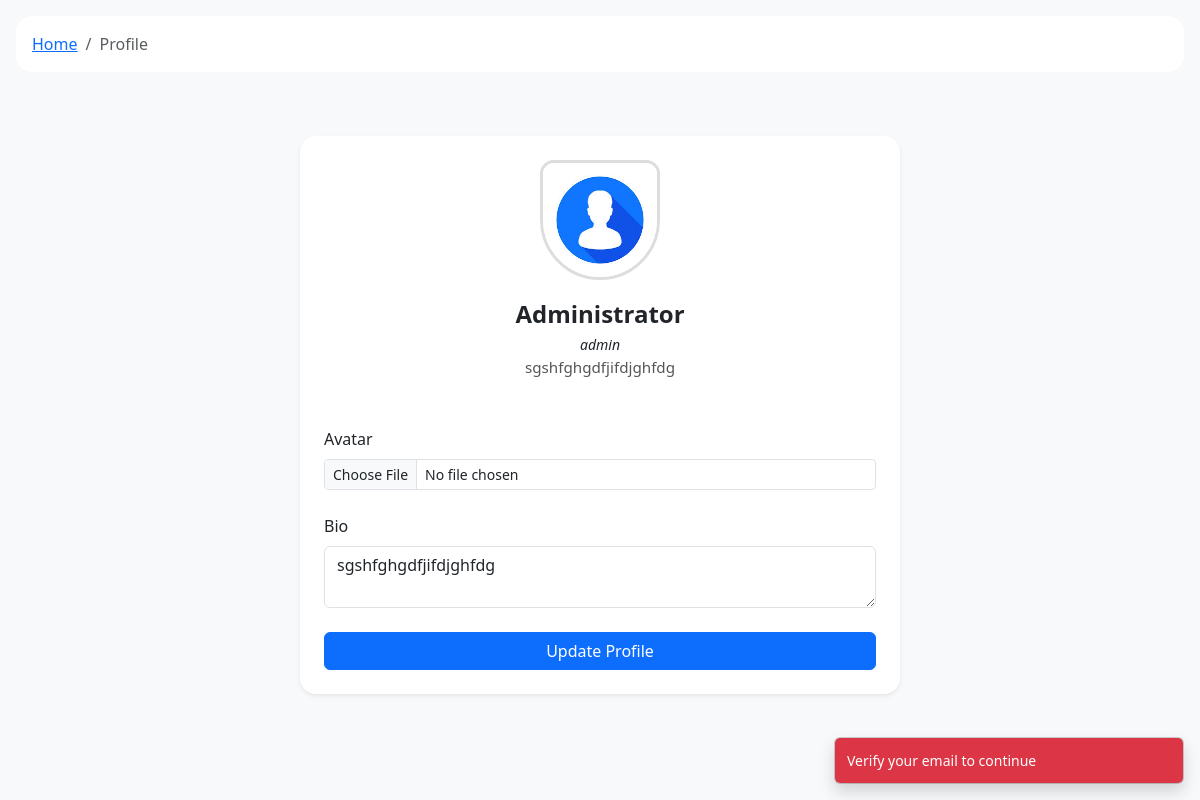
The page /auth/profile.php (signed in) on the database its author committed.
### tables this page shows
CREATE TABLE `users` (
  `id` int(11) NOT NULL,
  `username` varchar(50) NOT NULL,
  `fullname` varchar(255) NOT NULL,
  `email` varchar(100) NOT NULL,
  `password` varchar(255) NOT NULL,
  `avatar` varchar(255) DEFAULT NULL,
  `bio` text,
  `created_at` timestamp NOT NULL DEFAULT CURRENT_TIMESTAMP
);

### auth/profile.php (the view, shortened to what this page needs)
<?php
require "../db.php";
$userId = $_SESSION['user_id'] ?? null;
$user = $conn->query("SELECT * FROM users WHERE id=$userId")->fetch_assoc();
$avatar = $user['avatar'] ?: '../uploads/avatar/defult_profile.jpeg';
$bio = $user['bio'] ?: 'This user hasn’t written a bio yet.';
$username = htmlspecialchars($user['username'] ?? 'Unknown');
$name = htmlspecialchars($user['fullname'] ?? 'Unknown');
?>
<!DOCTYPE html>
<html lang="en">
<head>
<link href="https://cdn.jsdelivr.net/npm/bootstrap@5.3.2/dist/css/bootstrap.min.css" rel="stylesheet">
<link rel="stylesheet" href="../css/style.css">
</head>
<body class="bg-light">
  <section class="ui-section">
  <nav class="bg-white p-3 rounded-4 m-3">
    <ol class="breadcrumb mb-0">
      <li class="breadcrumb-item"><a href="../posts/index.php">Home</a></li>
      <li class="breadcrumb-item active">Profile</li>
    </ol>
  </nav>
</section>
<div class="container py-5">
  <div class="card shadow-sm p-4 rounded-4 mx-auto" style="max-width:600px;">
    <div class="profile-header">
      <img src="<?= $avatar ?>" alt="Avatar" class="profile-avatar mb-2">
      <div class="profile-username"><?= $name ?></div>
      <div class=""><small><i><?= $username ?></i></small></div>
      <div class="profile-bio"><?= htmlspecialchars($bio) ?></div>
    </div>
    <form method="POST" enctype="multipart/form-data" class="d-flex flex-column gap-3">
      <div class="mb-2">
        <label class="form-label">Avatar</label>
        <input type="file" name="avatar" class="form-control form-control-sm">
      </div>
      <div>
        <label class="form-label">Bio</label>
        <textarea name="bio" class="form-control" rows="2" placeholder="Write something about yourself..."><?php
          if(!empty($bio)) {
            echo ($user['bio']);
          } else {
            echo "";
          }
        ?></textarea>
      </div>
      <button class="btn btn-primary mt-2">Update Profile</button>
    </form>
  </div>
</div>
<div class="toast-container position-fixed bottom-0 end-0 p-3">
  <div id="toast" class="toast">
    <div class="toast-body"></div>
  </div>
</div>
</body>
</html>

### css/style.css (style rules this page uses)
body { background-color: #f8f9fa; font-family: system-ui, -apple-system, BlinkMacSystemFont, sans-serif; }
.card { border: none; border-radius: 14px; box-shadow: 0 10px 25px rgba(0,0,0,0.06); }
.card img { border-top-left-radius: 14px; border-top-right-radius: 14px; max-height: 380px; object-fit: cover; }

### auth/profile.php (style rules this page uses)
.profile-header { text-align: center; margin-bottom: 2rem; }
.profile-avatar { width: 120px; height: 120px; object-fit: cover; border-radius: 50%; border: 3px solid #ddd; }
.profile-username { font-size: 1.5rem; font-weight: 600; margin-top: 0.5rem; }
.profile-bio { font-size: 0.95rem; color: #555; margin-bottom: 1rem; }

### rows shown on the page
users: fullname "Administrator", username "admin", bio "sgshfghgdfjifdjghfdg"
